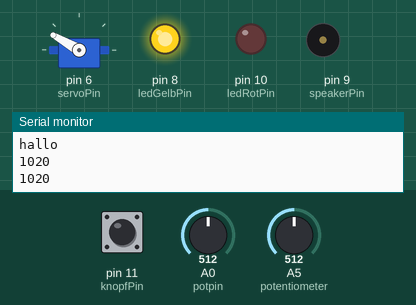
Recording of a sketch running on a simulated Arduino Uno, built with avr-gcc and run on an emulated ATmega328P. On the bench: servo, output pins drawn as LEDs (lit = HIGH), buzzer (waves = sounding), the last lines printed to the serial monitor. Dashed ring = blinking. The inputs (shaded band) are chosen by the test bench; at power-on: A0 (potpin) = 512, pin 11 (knopfPin) HIGH, A5 (potentiometer) = 512.

Above: at 1.9 s.
2.0 s: A0 (potpin) set to 308
5.5 s: A0 (potpin) set to 288
At 6.5 s:
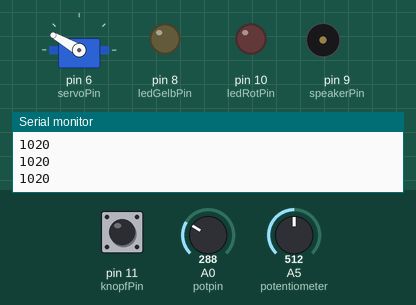
7.0 s: pin 11 (knopfPin) pulled LOW for 1.35 s
At 7.5 s:
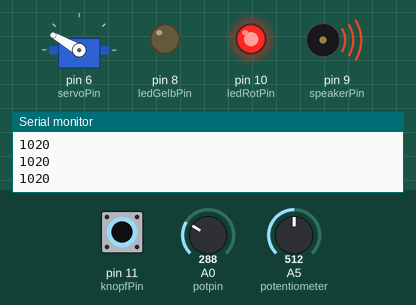
10.5 s: pin 11 (knopfPin) pulled LOW for 1.35 s
At 11.3 s:
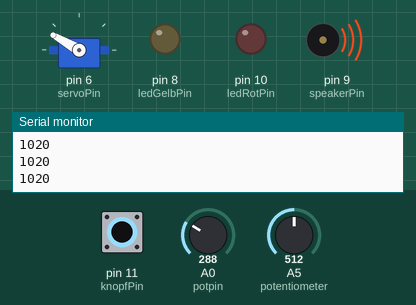
14.0 s: pin 11 (knopfPin) pulled LOW for 3.2 s
At 17.2 s:
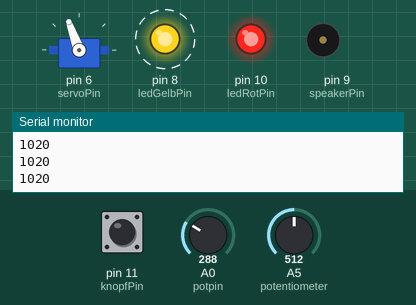
Timing chart, 0 to 19.7 s (numbered marks = the images above; inputs shaded):
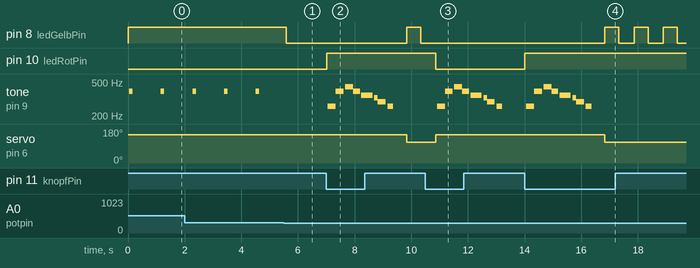

Measured:
- the behaviour switches between 301 and 300 on A0 (potpin) (found by bisection; images 0 and 1)
- after the input at 5.5 s, pin 8 (ledGelbPin): HIGH → LOW after 0.09 s; tone on pin 9 (speakerPin): stops changing and stays silent
- after the input at 7.0 s, pin 8 (ledGelbPin): LOW → HIGH after 2.8 s, → LOW 0.50 s later; pin 10 (ledRotPin): LOW → HIGH at once
- after the input at 10.5 s, pin 8 (ledGelbPin): stops changing and stays LOW; pin 10 (ledRotPin): HIGH → LOW after 0.37 s
- after the input at 14.0 s, pin 8 (ledGelbPin): alternates HIGH for 0.50 s and LOW for 0.53 s, starting after 2.8 s; pin 10 (ledRotPin): LOW → HIGH at once
- by itself, tone on pin 9 (speakerPin): alternates 391 Hz for 0.12 s and silent for 1.0 s

The sketch:

schwimmkartenautomat.ino
```cpp
#include <Servo.h>  //add '<' and '>' before and after servo.h

#define POS1 150
#define POS2 110

int servoPin = 6;

int potpin = 0;
int ledGelbPin = 8;
int ledRotPin = 10;
int knopfPin = 11;
int potentiometer = 5;

int speakerPin = 9;
int length = 15; // the number of notes
char notes[] = "ccggaagffeeddc "; // a space represents a rest
int beats[] = { 1, 1, 1, 1, 1, 1, 2, 1, 1, 1, 1, 1, 1, 2, 4 };
int tempo = 30;
Servo servo;

void playTone(int tone, int duration) {
  for (long i = 0; i < duration * 1000L; i += tone * 2) {
    digitalWrite(speakerPin, HIGH);
    delayMicroseconds(tone);
    digitalWrite(speakerPin, LOW);
    delayMicroseconds(tone);
  }
}


void playNote(char note, int duration) {
  char names[] = { 'c', 'd', 'e', 'f', 'g', 'a', 'b', 'C' };
  int tones[] = { 1915, 1700, 1519, 1432, 1275, 1136, 1014, 956 };

  // play the tone corresponding to the note name
  for (int i = 0; i < 8; i++) {
    if (names[i] == note) {
      playTone(tones[i], duration);
    }
  }
}

void setup() {
  Serial.begin(9600);
  pinMode(ledGelbPin, OUTPUT);
  pinMode(ledRotPin, OUTPUT);
  pinMode(speakerPin, OUTPUT);
  pinMode(knopfPin, INPUT);
  servo.attach(servoPin);
  servo.write(POS1);

  Serial.println("hallo");
}

int knopfState = LOW;
int gelbeLedState = LOW;

void loop() {
  tempo = analogRead(potentiometer) / 5;
  Serial.println(tempo*10);

  int pot = analogRead(potpin);
  int knopf = digitalRead(knopfPin);
  if(knopf == LOW) {
    servo.write(POS1);
    knopfState = knopfState == HIGH ? LOW : HIGH;
    digitalWrite(ledRotPin, knopfState);

    for (int i = 0; i < length; i++) {
      if (notes[i] == ' ') {
        delay(beats[i] * tempo); // rest
      } else {
        playNote(notes[i], beats[i] * tempo);
      }

      // pause between notes
      delay(tempo / 2);
    }
  }

  if(knopfState == HIGH) {
    servo.write(POS2);
    gelbeLedState = gelbeLedState == HIGH ? LOW : HIGH;
    digitalWrite(ledGelbPin, gelbeLedState);
    delay(500);
  }

  if(pot > 300 && knopfState == LOW) {
    digitalWrite(ledGelbPin, HIGH);
    playNote(notes[3], beats[3] * tempo);
    delay(1000);
  } else {
    digitalWrite(ledGelbPin, LOW);
  }
  delay(15);
}
```
